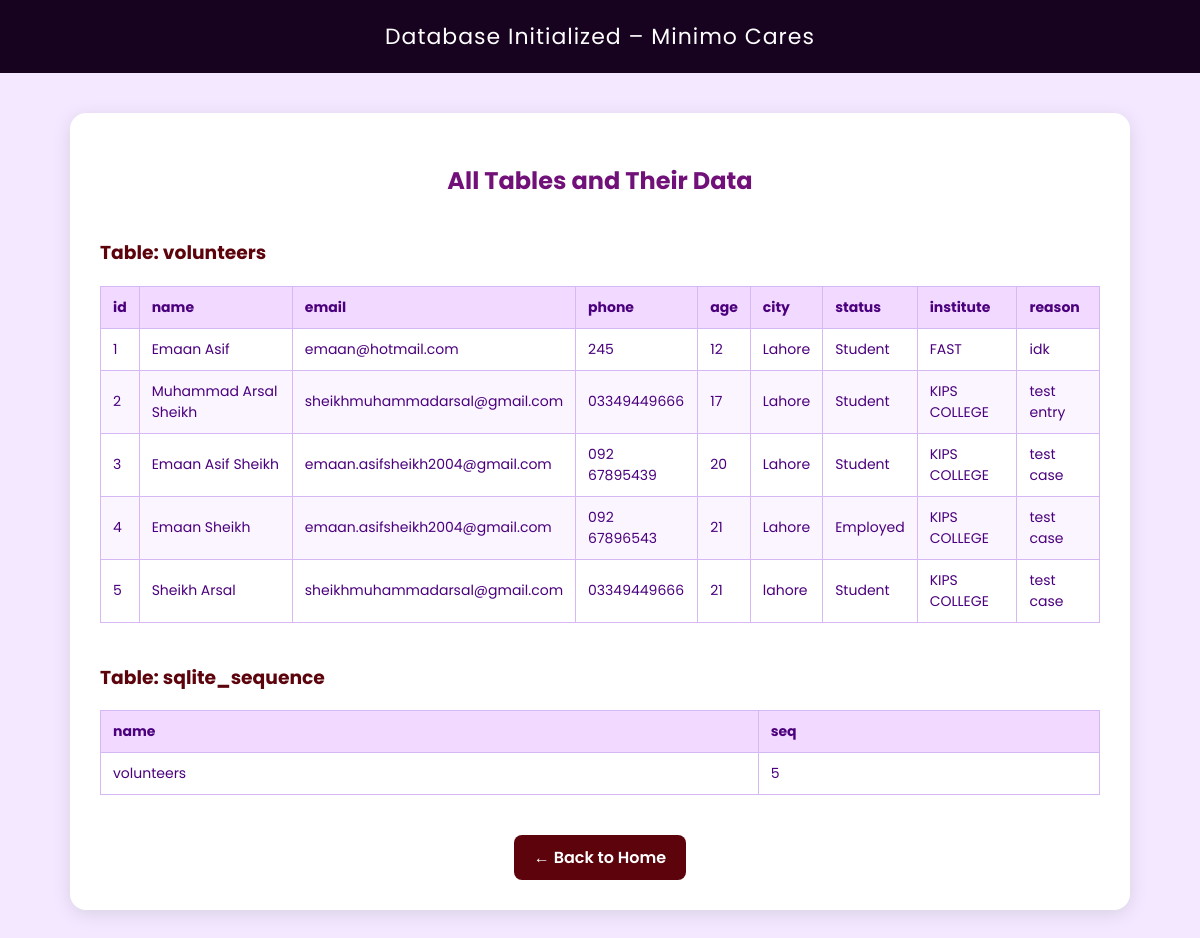
/viewdb, run on an earlier commit of the app's database.
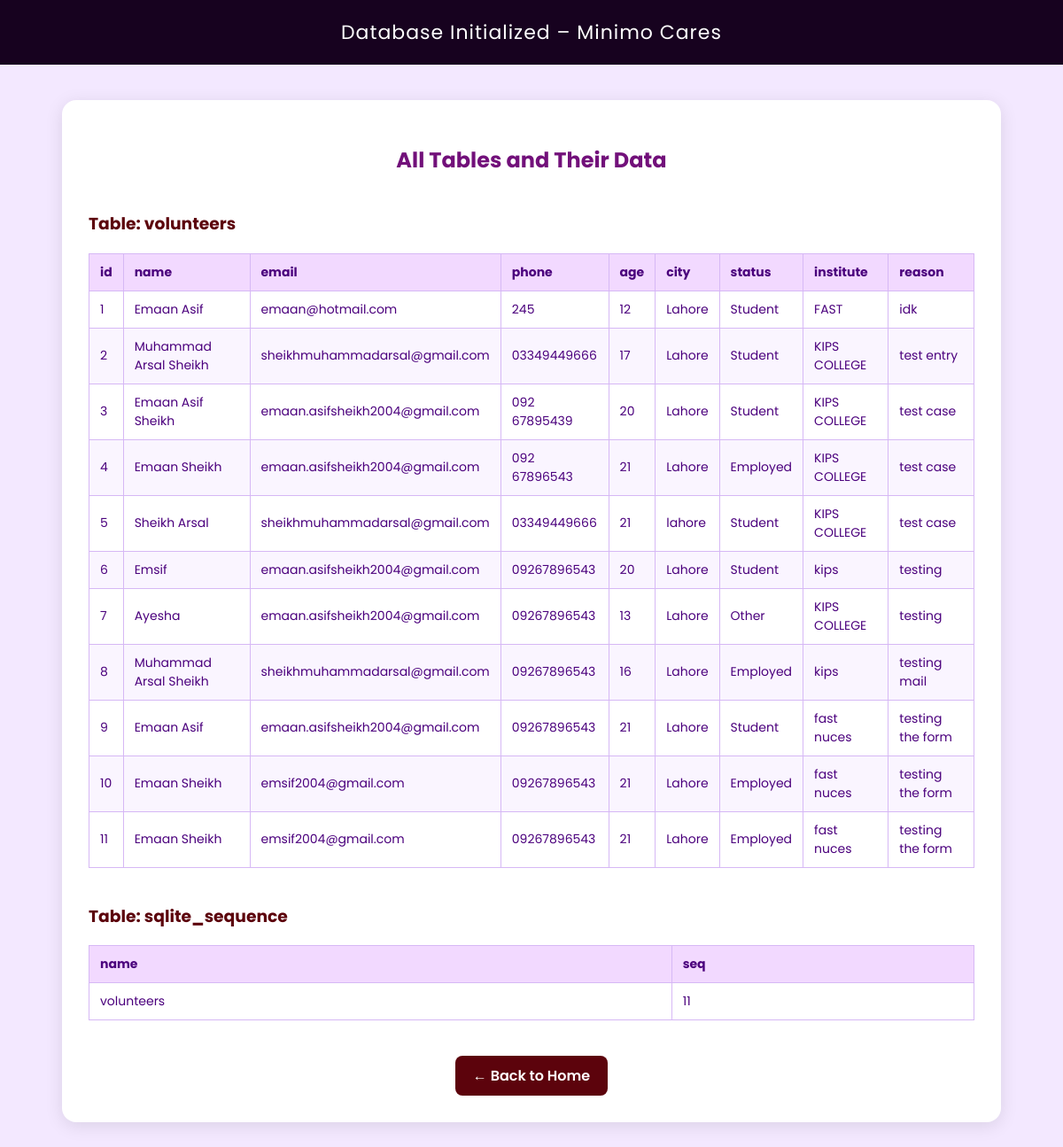
And on a later commit of the database.
### tables this page shows
CREATE TABLE volunteers (
    id INTEGER PRIMARY KEY AUTOINCREMENT,
    name TEXT NOT NULL,
    email TEXT NOT NULL,
    phone TEXT NOT NULL,
    age INTEGER,
    city TEXT,
    status TEXT,
    institute TEXT,
    reason TEXT
);

### app.py (the view)
@app.route("/viewdb")
def view_db():
    conn = get_db_connection()
    cursor = conn.cursor()
    cursor.execute("SELECT name FROM sqlite_master WHERE type='table';")
    tables = cursor.fetchall()
    table_data = {}
    for table in tables:
        table_name = table['name']
        cursor.execute(f"SELECT * FROM {table_name};")
        data = cursor.fetchall()
        table_data[table_name] = data
    conn.close()
    return render_template("initdb.html", table_data=table_data)

### app.py (called while the page is built)
def get_db_connection():
    conn = sqlite3.connect(DATABASE)
    conn.row_factory = sqlite3.Row
    return conn

### templates/initdb.html (shortened to what this page needs)
<!DOCTYPE html>
<html lang="en">
<head>
</head>
<body>
  <header>Database Initialized – Minimo Cares</header>
  <div class="container">
    <h2>All Tables and Their Data</h2>
    {% if table_data %}
      {% for table_name, data in table_data.items() %}
        <h3>Table: {{ table_name }}</h3>
        {% if data %}
          <table>
            <thead>
              <tr>
                {% for column in data[0].keys() %}
                  <th>{{ column }}</th>
                {% endfor %}
              </tr>
            </thead>
            <tbody>
              {% for row in data %}
                <tr>
                  {% for value in row %}
                    <td>{{ value }}</td>
                  {% endfor %}
                </tr>
              {% endfor %}
            </tbody>
          </table>
        {% else %}
          <p class="empty-msg">No records found in this table yet.</p>
        {% endif %}
      {% endfor %}
    {% else %}
      <p class="empty-msg">No tables found in the database.</p>
    {% endif %}
    <div style="text-align:center;">
      <a href="/home" class="back-link">← Back to Home</a>
    </div>
  </div>
</body>
</html>

### templates/initdb.html (style rules this page uses)
body { font-family: 'Poppins', sans-serif; background-color: #F3E8FF; color: #4B007D; margin: 0; padding: 0; }
header { background-color: #17021f; color: white; text-align: center; padding: 20px 0; font-size: 22px; letter-spacing: 1px; }
.container { width: 90%; max-width: 1000px; margin: 40px auto; background-color: #fff; padding: 30px; border-radius: 16px; box-shadow: 0 4px 20px rgba(0,0,0,0.1); }
h2 { color: #72107a; text-align: center; margin-bottom: 20px; }
h3 { color: #5c030c; margin-top: 40px; }
table { width: 100%; border-collapse: collapse; margin-top: 10px; margin-bottom: 30px; }
th, td { border: 1px solid #d6b8f5; padding: 10px 12px; text-align: left; font-size: 14px; }
th { background-color: #f2d9ff; color: #4B007D; }
tr:nth-child(even) { background-color: #faf5ff; }
a.back-link { display: inline-block; text-decoration: none; background-color: #5c030c; color: white; padding: 10px 20px; border-radius: 8px; font-weight: 600; transition: 0.3s; margin-top: 10px; }

What changed in the data, as far as the page shows it:
added volunteers: row "6" "20", name "Emsif", email "emaan.asifsheikh2004@gmail.com", phone "09267896543", city "Lahore", status "Student", institute "kips", reason "testing"
added volunteers: row "7" "13", name "Ayesha", email "emaan.asifsheikh2004@gmail.com", phone "09267896543", city "Lahore", status "Other", institute "KIPS COLLEGE", reason "testing"
added volunteers: row "8" "16", name "Muhammad Arsal Sheikh", email "sheikhmuhammadarsal@gmail.com", phone "09267896543", city "Lahore", status "Employed", institute "kips", reason "testing mail"
added volunteers: row "9" "21", name "Emaan Asif", email "emaan.asifsheikh2004@gmail.com", phone "09267896543", city "Lahore", status "Student", institute "fast nuces", reason "testing the form"
added volunteers: row "10" "21", name "Emaan Sheikh", email "emsif2004@gmail.com", phone "09267896543", city "Lahore", status "Employed", institute "fast nuces", reason "testing the form"
added volunteers: row "11" "21", name "Emaan Sheikh", email "emsif2004@gmail.com", phone "09267896543", city "Lahore", status "Employed", institute "fast nuces", reason "testing the form"
Also different on the page:
list line gone: "5"
new list line: "11"
